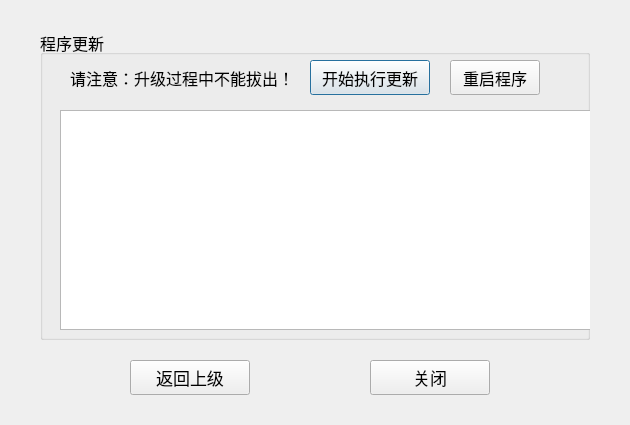
<?xml version="1.0" encoding="UTF-8"?>
<ui version="4.0">
 <class>softwareUpdate</class>
 <widget class="QDialog" name="softwareUpdate">
  <property name="geometry">
   <rect>
    <x>0</x>
    <y>0</y>
    <width>630</width>
    <height>425</height>
   </rect>
  </property>
  <property name="font">
   <font>
    <pointsize>12</pointsize>
   </font>
  </property>
  <property name="windowTitle">
   <string>Dialog</string>
  </property>
  <widget class="QGroupBox" name="groupBox">
   <property name="geometry">
    <rect>
     <x>40</x>
     <y>30</y>
     <width>550</width>
     <height>310</height>
    </rect>
   </property>
   <property name="title">
    <string>程序更新</string>
   </property>
   <widget class="QLabel" name="label">
    <property name="geometry">
     <rect>
      <x>30</x>
      <y>30</y>
      <width>240</width>
      <height>35</height>
     </rect>
    </property>
    <property name="minimumSize">
     <size>
      <width>0</width>
      <height>35</height>
     </size>
    </property>
    <property name="maximumSize">
     <size>
      <width>16777215</width>
      <height>35</height>
     </size>
    </property>
    <property name="text">
     <string>请注意：升级过程中不能拔出！</string>
    </property>
   </widget>
   <widget class="QPushButton" name="pushButton_update">
    <property name="geometry">
     <rect>
      <x>270</x>
      <y>30</y>
      <width>120</width>
      <height>35</height>
     </rect>
    </property>
    <property name="sizePolicy">
     <sizepolicy hsizetype="Preferred" vsizetype="Preferred">
      <horstretch>0</horstretch>
      <verstretch>0</verstretch>
     </sizepolicy>
    </property>
    <property name="minimumSize">
     <size>
      <width>120</width>
      <height>35</height>
     </size>
    </property>
    <property name="maximumSize">
     <size>
      <width>120</width>
      <height>35</height>
     </size>
    </property>
    <property name="text">
     <string>开始执行更新</string>
    </property>
   </widget>
   <widget class="QPushButton" name="pushButton_reboot">
    <property name="geometry">
     <rect>
      <x>410</x>
      <y>30</y>
      <width>90</width>
      <height>35</height>
     </rect>
    </property>
    <property name="sizePolicy">
     <sizepolicy hsizetype="Preferred" vsizetype="Preferred">
      <horstretch>0</horstretch>
      <verstretch>0</verstretch>
     </sizepolicy>
    </property>
    <property name="minimumSize">
     <size>
      <width>90</width>
      <height>35</height>
     </size>
    </property>
    <property name="maximumSize">
     <size>
      <width>90</width>
      <height>35</height>
     </size>
    </property>
    <property name="text">
     <string>重启程序</string>
    </property>
   </widget>
   <widget class="QTextEdit" name="textEdit">
    <property name="geometry">
     <rect>
      <x>20</x>
      <y>80</y>
      <width>550</width>
      <height>220</height>
     </rect>
    </property>
   </widget>
  </widget>
  <widget class="QPushButton" name="pushButton_return">
   <property name="geometry">
    <rect>
     <x>130</x>
     <y>360</y>
     <width>120</width>
     <height>35</height>
    </rect>
   </property>
   <property name="sizePolicy">
    <sizepolicy hsizetype="Preferred" vsizetype="Preferred">
     <horstretch>0</horstretch>
     <verstretch>0</verstretch>
    </sizepolicy>
   </property>
   <property name="minimumSize">
    <size>
     <width>120</width>
     <height>35</height>
    </size>
   </property>
   <property name="maximumSize">
    <size>
     <width>120</width>
     <height>35</height>
    </size>
   </property>
   <property name="font">
    <font>
     <pointsize>13</pointsize>
    </font>
   </property>
   <property name="text">
    <string>返回上级</string>
   </property>
  </widget>
  <widget class="QPushButton" name="pushButton_close">
   <property name="geometry">
    <rect>
     <x>370</x>
     <y>360</y>
     <width>120</width>
     <height>35</height>
    </rect>
   </property>
   <property name="sizePolicy">
    <sizepolicy hsizetype="Preferred" vsizetype="Preferred">
     <horstretch>0</horstretch>
     <verstretch>0</verstretch>
    </sizepolicy>
   </property>
   <property name="minimumSize">
    <size>
     <width>120</width>
     <height>35</height>
    </size>
   </property>
   <property name="maximumSize">
    <size>
     <width>120</width>
     <height>35</height>
    </size>
   </property>
   <property name="font">
    <font>
     <pointsize>13</pointsize>
    </font>
   </property>
   <property name="text">
    <string>关闭</string>
   </property>
  </widget>
 </widget>
 <resources/>
 <connections/>
</ui>
